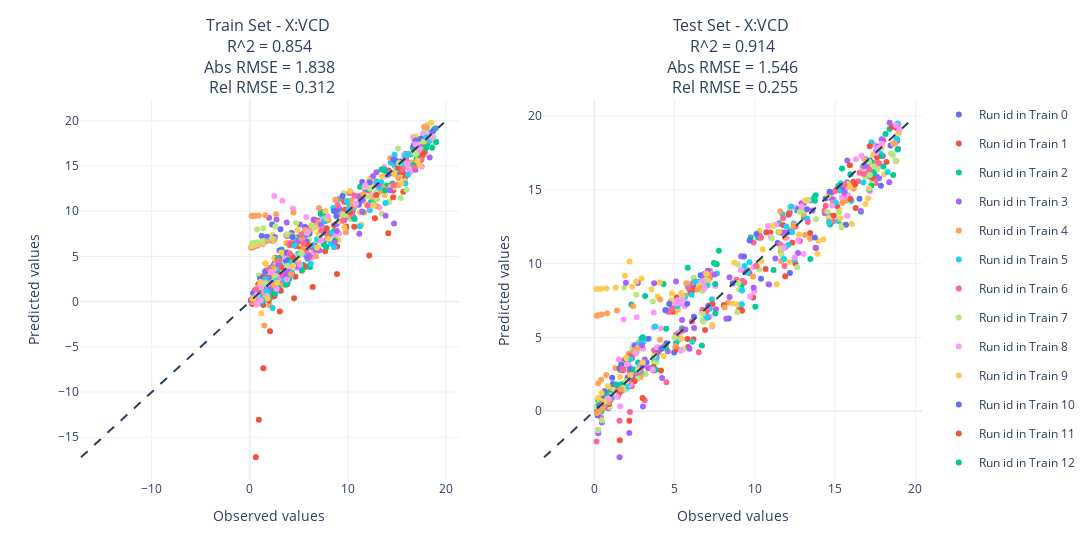
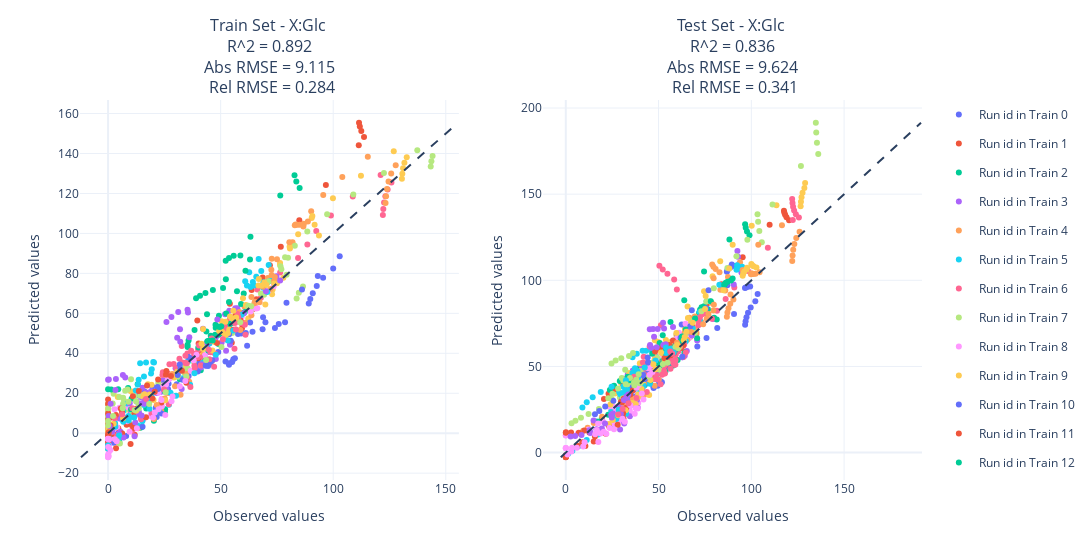
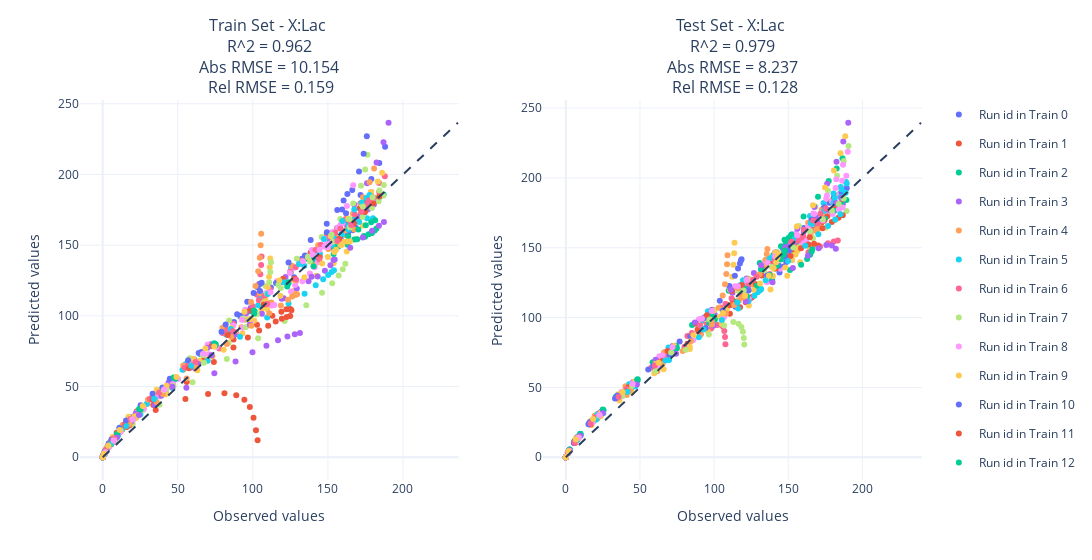
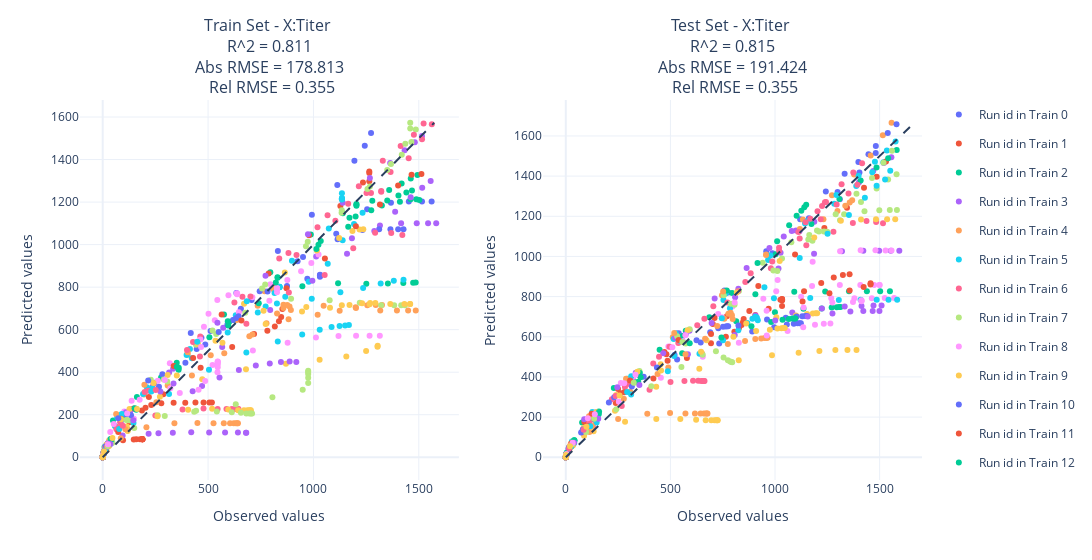

Here is the notebook cell these charts were saved with, in order:
### Code cell
plot_multi_step_gp_model_eval(
    X_train.transpose(1, 2, 0),
    X_train_pred.transpose(1, 2, 0),
    X_test.transpose(1, 2, 0),
    X_test_pred.transpose(1, 2, 0),
    X_columns=X_columns,
)

plot_relative_rmse_by_variables(
    X_train.transpose(1, 2, 0),
    X_train_pred.transpose(1, 2, 0),
    X_test.transpose(1, 2, 0),
    X_test_pred.transpose(1, 2, 0),
    X_columns = X_columns,
)
